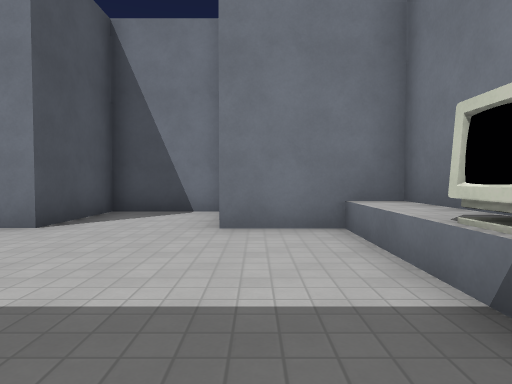
view 1 (above)

24 first-person views from a walk through a Godot game level. The camera is 1.3 m above the floor, tilts 2° down and sees 75° across. The floor is counted in squares, 2 m on a side. Each view is taken from the middle of a square. On the plan, view 1 faces up. The plan holds only what a view shows up to about 10 squares ahead; the rest is blank. The place goes on beyond the plan. Characters and animated objects are left out. Some surface patterns are stand-ins.

view 2
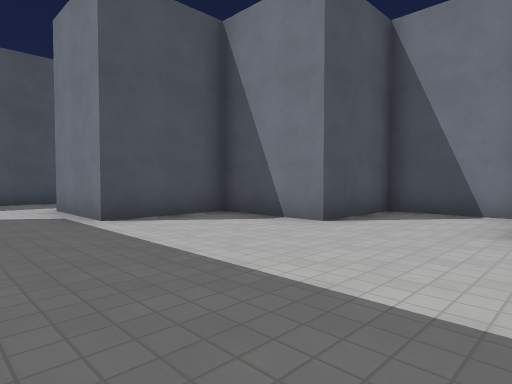

view 3
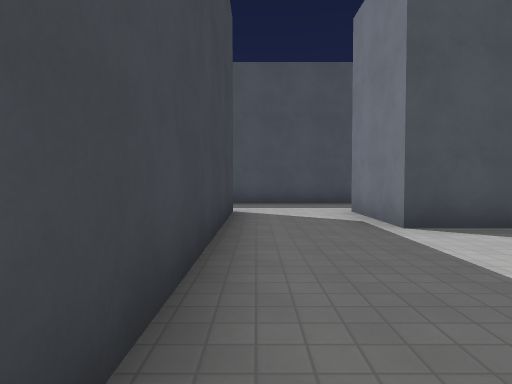

view 4
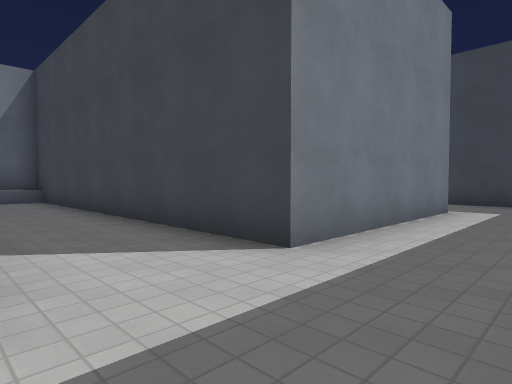

view 5
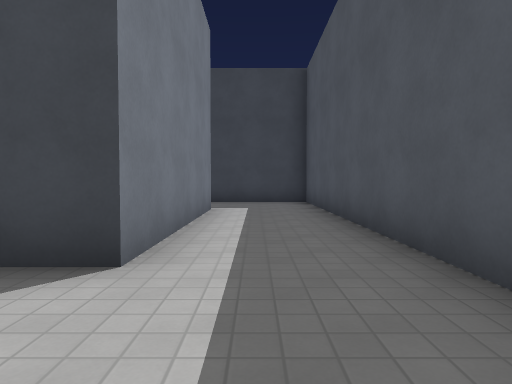

view 6
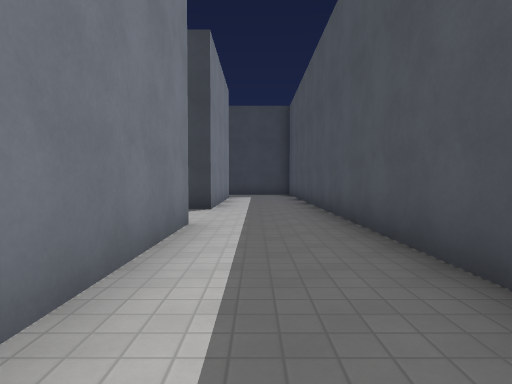

view 7
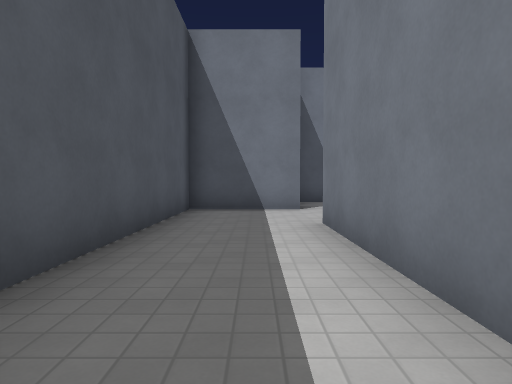

view 8
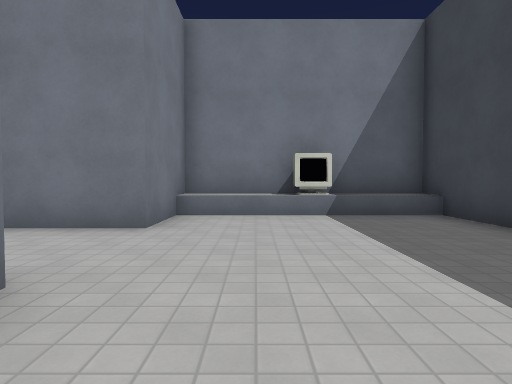

view 9
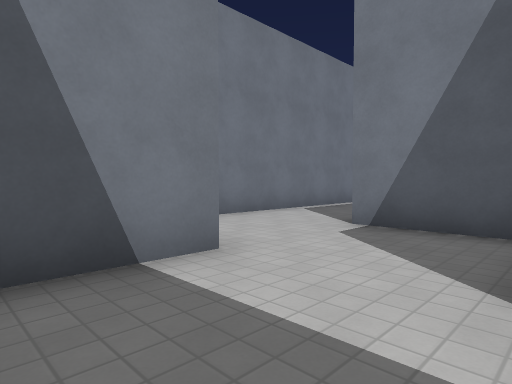

view 10
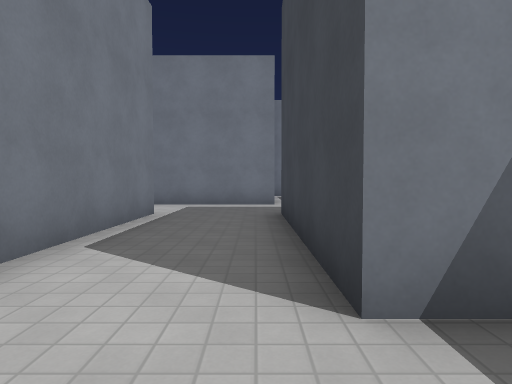

view 11
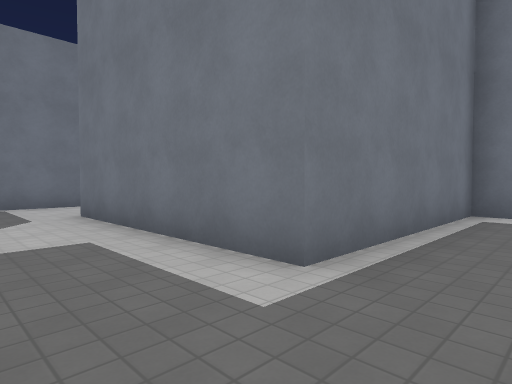

view 12
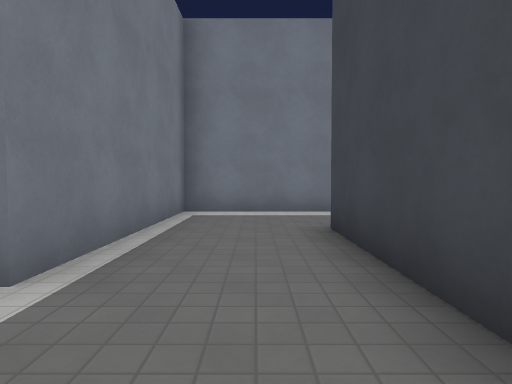

view 13
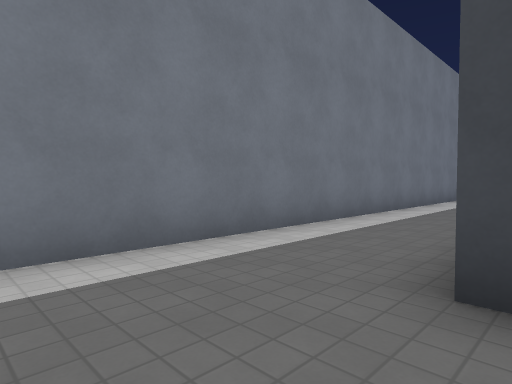

view 14
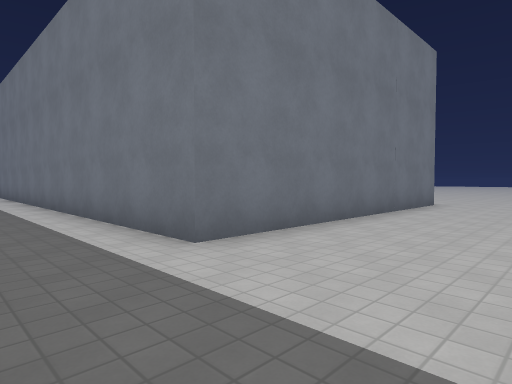

view 15
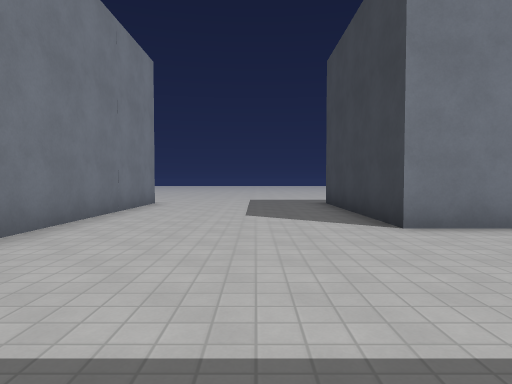

view 16
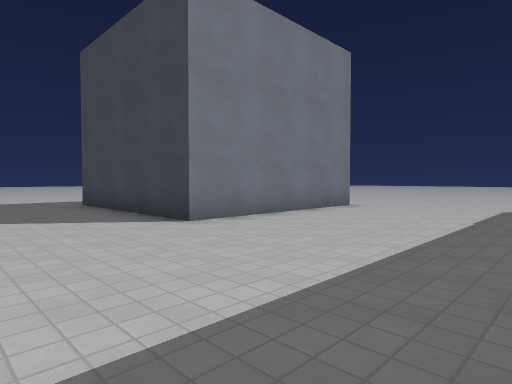

view 17
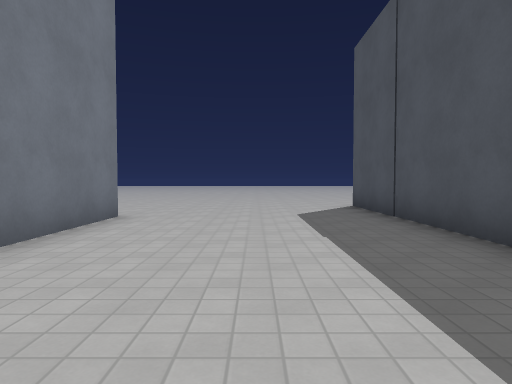

view 18
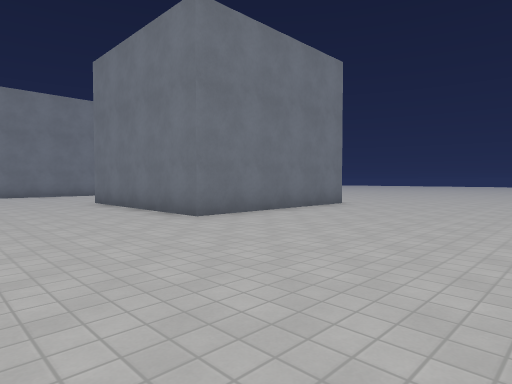

view 19
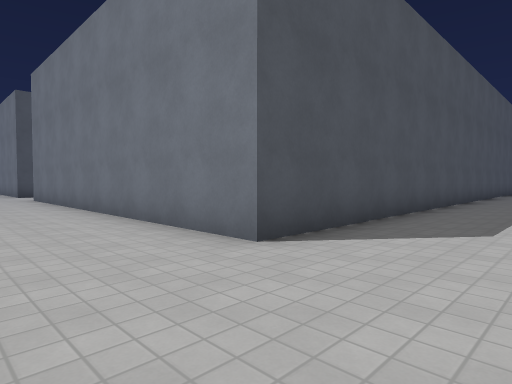

view 20
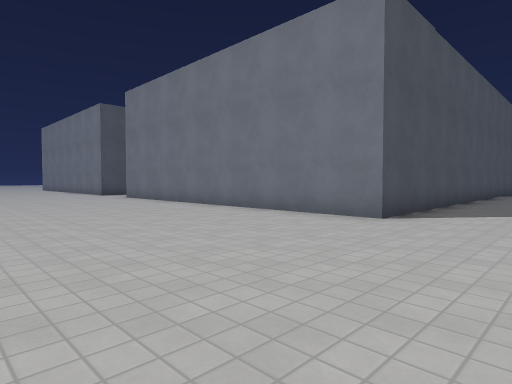

view 21
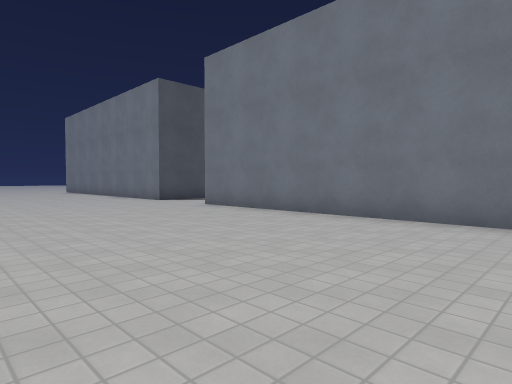

view 22
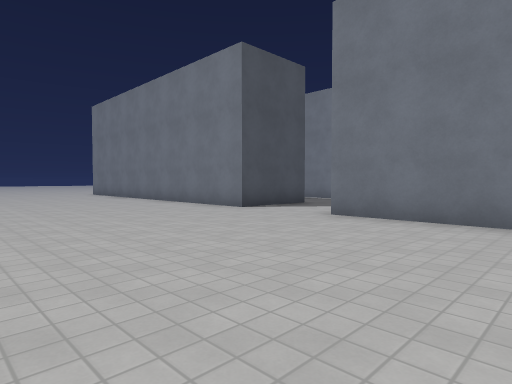

view 23
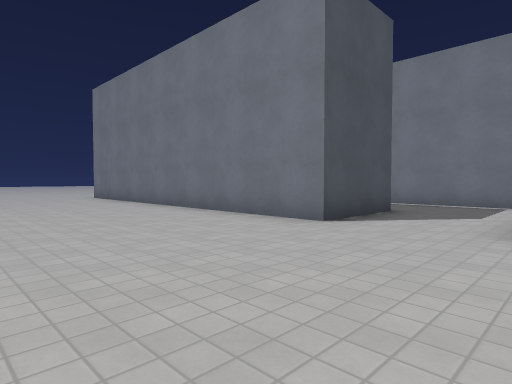

view 24
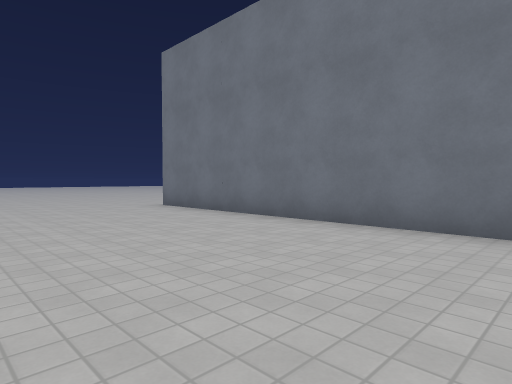

### Floor plan
Points are (right, up) in squares from view 1. A wall is a line through its corners. A room is listed if a view was taken in it or the views show most of it. See-through windows are left out.
Room 1 (views 1, 2, 3, 4, 5, 6, 7, 8, 9)
walls: (-0.8, 7) (-3, 7) (-3, 4.5) (-5.5, 4.5) (-5.5, 2) (-8, 2) (-8, 7.1); (2, 2.5) (2, 4.5) (-0.5, 4.5) (-0.5, 6.5); (-8, 9.5) (-10.5, 9.5) (-10.5, -5.5); (-8, -5.6) (-8, -0.5) (2, -0.5) (2, 1.5)
low walls: (1.2, 2.4) (1.2, 4.5); (1.2, -0.5) (1.2, 1.6)
ways out: opening at (-9.5, -6) to room 2; opening at (-8, 8.5) to room 2
Room 2 (views 10, 11, 12, 13, 14, 15, 16, 17, 18, 19, 20, 21, 22, 23, 24)
walls: (-10.5, -5.5) (-10.5, -8) (-7.2, -8); (-6.2, -10.5) (-9.1, -10.5); (4.5, -6.4) (4.5, -15.5) (-5.5, -15.5); (-8, -12.9) (-8, -15.5) (-18, -15.5); (-5.5, 7.5) (-5.5, 9.5) (-0.6, 9.5); (1.2, 7) (4.5, 7); (-0.5, 12) (-7.8, 12); (14.5, -3.1) (7, -3.1) (7, 9.5) (2, 9.5) (2, 14.5); (14.5, -13) (9.5, -13) (9.5, -8) (14.5, -8); (2.9, 16.9) (1.1, 16.9)
ways out: opening at (-9.5, -6) to room 1; opening at (-8, 8.5) to room 1

Positions as (right, up) in squares from view 1, and headings:
1: (0, 0), facing up
2: (0, 0), facing up-left
3: (-1, 0), facing left
4: (-10, 2), facing down-right
5: (-9, 2), facing down
6: (-9, 7), facing down
7: (-9, 2), facing up
8: (-5, 3), facing right
9: (-10, 7), facing up-right
10: (-7, 10), facing right
11: (0, 8), facing up-right
12: (0, 8), facing right
13: (4, 9), facing down-right
14: (5, -6), facing up-right
15: (5, -6), facing right
16: (5, -5), facing down-right
17: (7, -7), facing down
18: (6, -18), facing up-right
19: (7, -18), facing up-left
20: (7, -21), facing up-left
21: (2, -21), facing up-left
22: (-2, -21), facing up-left
23: (-5, -20), facing up-left
24: (-10, -20), facing up-left
